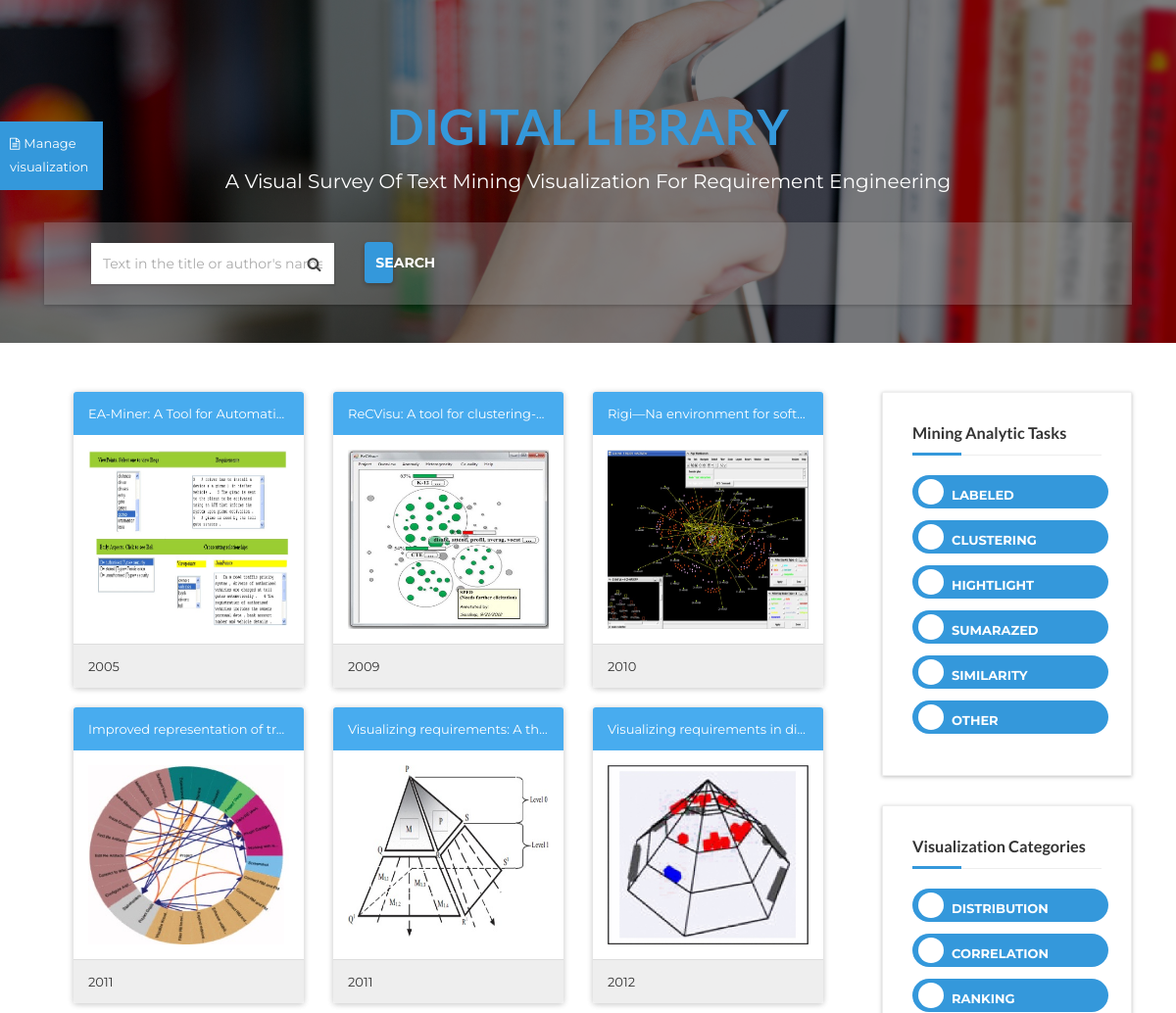
The app's page / (upper part), older data.
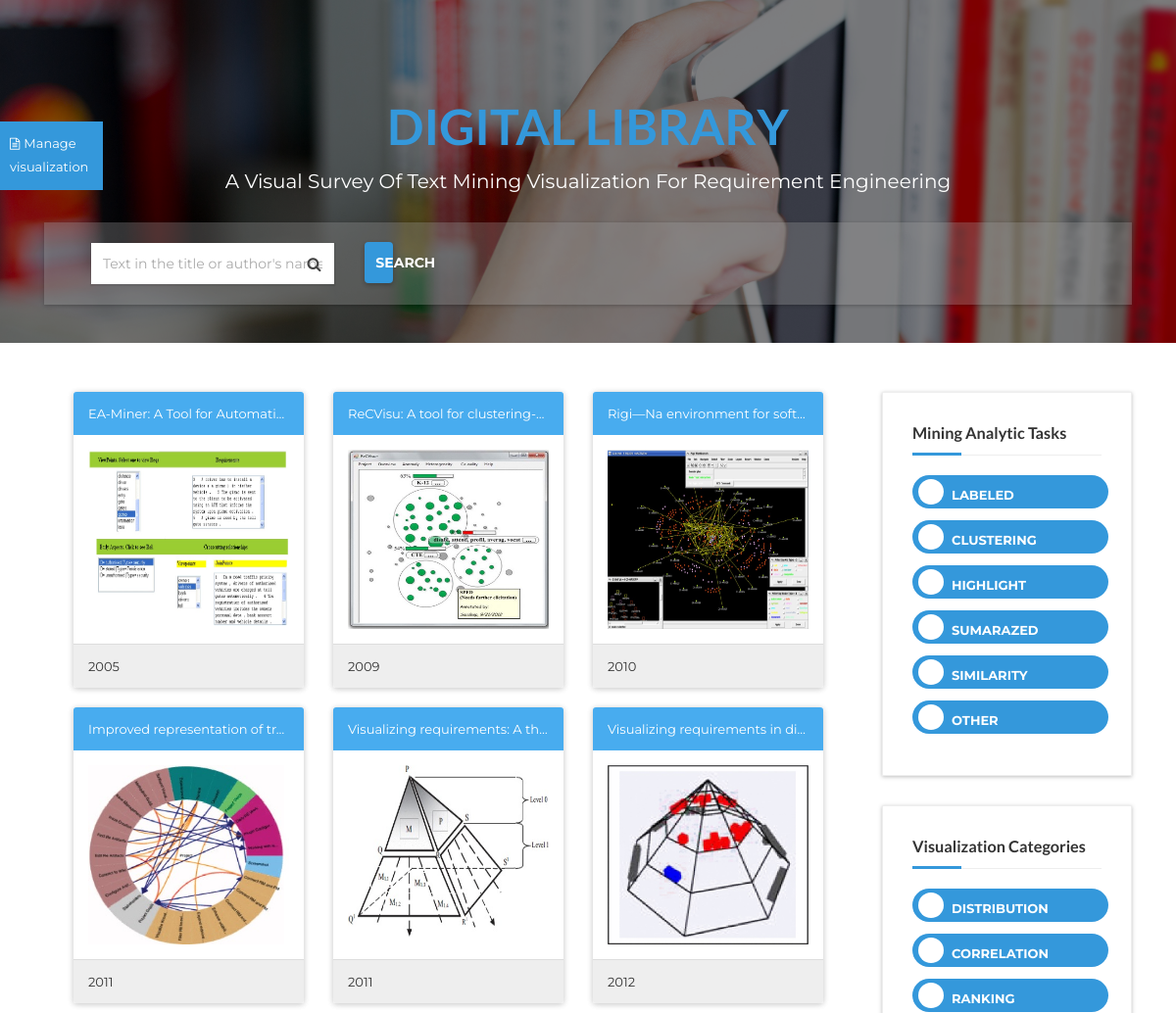
The same page, newer data.
### appdigilib/models.py (models this page shows, shortened)
class Article(models.Model):
    author = models.CharField(max_length=200)
    title = models.CharField(max_length=200)
    doi = models.CharField(max_length=250)
    text = models.TextField()
    published_date = models.IntegerField()
    categories = models.ManyToManyField('Category')
    tasks = models.ManyToManyField('AnaliticTask')
    image = models.ForeignKey(Image, on_delete=models.CASCADE)

class Image(models.Model):
    image = models.ImageField(upload_to='images/')

class AnaliticTask(models.Model):
    task = models.CharField(max_length=250)

class Category(models.Model):
    category = models.CharField(max_length=250)

### appdigilib/views.py (the view, shortened to what this page needs)
@requires_csrf_token
@ensure_csrf_cookie
def show_list(request):
    images = Image.objects.all().order_by('article')                            # Save all the images of the articles
    try:
        if request.method == 'POST':
            articles, tasks, categories, dataSources = search(request)              #Search articles by selected categories and tasks
            html = render_to_string('list/render.html', {'articles': articles,
                                                     'categories': categories,  # load all the data from the left menu
                                                     'tasks': tasks,
                                                     'images': images,
                                                     'dataSources': dataSources
                                                     })
        else:
            articles = Article.objects.all().order_by('published_date')             # Show all articles without having searched
            dataSources = DataSource.objects.all()
            categories = Category.objects.all()                                     # Save all categories for left menu
            tasks = AnaliticTask.objects.all()                                      # Save all analytical tasks for left menu
            html = render_to_string('list/index_list.html',{'articles': articles,                                # List the items in the main interface
                                                        'categories': categories,                            # load all the data from the left menu
                                                        'tasks': tasks,
                                                        'images': images,
                                                        'dataSources': dataSources})
        return HttpResponse(html)
    except ValueError:
        print("The value entered is incorrect.")

### appdigilib/templates/list/index_list.html (shortened to what this page needs)
{% extends "list/index.html" %}
{% block content %}
    {% if articles %}
        {% for article in articles %}
         {% if forloop.counter0|divisibleby:"3" == 1 %}
            {% if forloop.counter0 > 0 %}
                </div>
            {%endif%}
             <div class="col-md-12">
                {%endif%}
            <div class="col-md-4" >
                <div class="panel panel-primary"  data-toggle="modal" data-target="#Modal" id="{{ article.id }}">
                    <div class="panel-heading" data-whatever="{{article.title}}">{{ article.title}}</div>
                    <div class="panel-body"><img width="300" height="183" style="width:100%" src="{{article.image.image.url}}"></div>
                    <div class="panel-footer" >{{ article.published_date}}</div>
                </div>
            </div>
        {% endfor %}
    {% else %}
		<h1> There is not article to show</h1>
    {% endif %}
{% endblock %}

### appdigilib/templates/list/index.html (shortened to what this page needs)
<!DOCTYPE html>
{% load static %}
<html lang="en">
  <head>
    <link
      rel="stylesheet"
      href="//netdna.bootstrapcdn.com/bootstrap/3.1.0/css/bootstrap.min.css"
    />
    <link rel="stylesheet" href="{% static 'assets/css/bootstrap.css' %}" />
    <link rel="stylesheet" href="/appdigilib/media/css/style.css" />
    <link
      rel="stylesheet"
      href="/appdigilib/media/assets/css/bootstrap.min.css"
      type="text/css"
    />
    <link
      rel="stylesheet"
      href="/appdigilib/media/assets/css/jasny-bootstrap.min.css"
      type="text/css"
    />
    <link
      rel="stylesheet"
      href="/appdigilib/media/assets/css/jasny-bootstrap.min.css"
      type="text/css"
    />
    <link
      rel="stylesheet"
      href="/appdigilib/media/assets/css/material-kit.css"
      type="text/css"
    />
    <link
      rel="stylesheet"
      href="/appdigilib/media/assets/css/font-awesome.min.css"
      type="text/css"
    />
    <link
      rel="stylesheet"
      href="/appdigilib/media/assets/fonts/line-icons/line-icons.css"
      type="text/css"
    />
    <link
      rel="stylesheet"
      href="/appdigilib/media/assets/fonts/line-icons/line-icons.css"
      type="text/css"
    />
    <link
      rel="stylesheet"
      href="/appdigilib/media/assets/css/main.css"
      type="text/css"
    />
    <link
      rel="stylesheet"
      href="/appdigilib/media/assets/extras/animate.css"
      type="text/css"
    />
    <link
      rel="stylesheet"
      href="/appdigilib/media/assets/extras/owl.carousel.css"
      type="text/css"
    />
    <link
      rel="stylesheet"
      href="/appdigilib/media/assets/extras/owl.theme.css"
      type="text/css"
    />
    <link
      rel="stylesheet"
      href="/appdigilib/media/assets/css/responsive.css"
      type="text/css"
    />
    <link
      rel="stylesheet"
      href="/appdigilib/media/assets/css/slicknav.css"
      type="text/css"
    />
    <link
      rel="stylesheet"
      href="/appdigilib/media/assets/css/bootstrap-select.min.css"
    />
  </head>
  <body>
    <div class="header">
      <div
        class="tbtn wow pulse"
        id="menu"
        data-wow-iteration="infinite"
        data-wow-duration="500ms"
        data-toggle="offcanvas"
        data-target=".navmenu"
      >
        <p><i class="fa fa-file-text-o"></i>Manage visualization</p>
      </div>
    </div>
    <section id="intro" class="section-intro">
      <div class="overlay">
        <div class="container">
          <div class="main-text">
            <h1 class="intro-title">
              <span style="color: #3498DB"><b>Digital Library</b></span>
            </h1>
            <p class="sub-title">
              A Visual Survey of Text Mining Visualization for Requirement
              Engineering
            </p>
            <div class="row search-bar">
              <div class="advanced-search">
                <form class="search-form" method="POST" action="/" id="SearchForm">
                  <div class="col-md-10 col-sm-6 search-col">
                    <input
                      class="form-control keyword"
                      name="search"
                      value=""
                      placeholder="Text in the title or author's name"
                      type="text"
                      id ="searchInput"
                    />
                    <i class="fa fa-search"></i>
                  </div>
                  <div class="col-md-2 col-sm-6 search-col">
                    <button
                      class="btn btn-common btn-search btn-block"
                      type="button"
                      id="searchbutton"
                    >
                      <strong>Search</strong>
                    </button>
                  </div>
                </form>
              </div>
            </div>
          </div>
        </div>
      </div>
    </section>
    <div class="wrapper">
      <div class="main-container">
        <div class="container">
          <div class="row">
            <div class="col-sm-9" style="margin-top: -30px;">
              <div class="ad-detail-content" id="content1">
                {% block content%} {% endblock %}
              </div>
            </div>
            <div class="col-sm-3 page-sidebar">
              <aside>
                <div class="inner-box">
                  <div class="categories">
                    <div class="widget-title">
                      <h5>Mining Analytic Tasks</h5>
                    </div>
                    <div class="categories-list">
                      <ul>
                        {% if tasks %} {% for task in tasks %}
                        <li>
                          <label class="switchBtn">
                            <div class="slide round">{{task.task}}</div>
                          </label>
                        </li>
                        {% endfor %} {% else %}
                        <h1>There is not task to show</h1>
                        {% endif %}
                      </ul>
                    </div>
                  </div>
                </div>
                <div class="inner-box">
                  <div class="widget-title">
                    <h5>Visualization Categories</h5>
                  </div>
                  <div class="categories-list">
                    <ul>
                      {% if categories %} {% for category in categories %}
                      <li>
                        <label class="switchBtn">
                          <div class="slide round">{{category.category}}</div>
                        </label>
                      </li>
                      {% endfor%} {% else %}
                      <h1>There is not category to show</h1>
                      {% endif %}
                    </ul>
                  </div>
                </div>
              </aside>
            </div>
          </div>
        </div>
      </div>
    </div>
  </body>
</html>

Row changes from the older to the newer data that the page shows:
changed AnaliticTask: task "HIGHTLIGHT" → "HIGHLIGHT"
